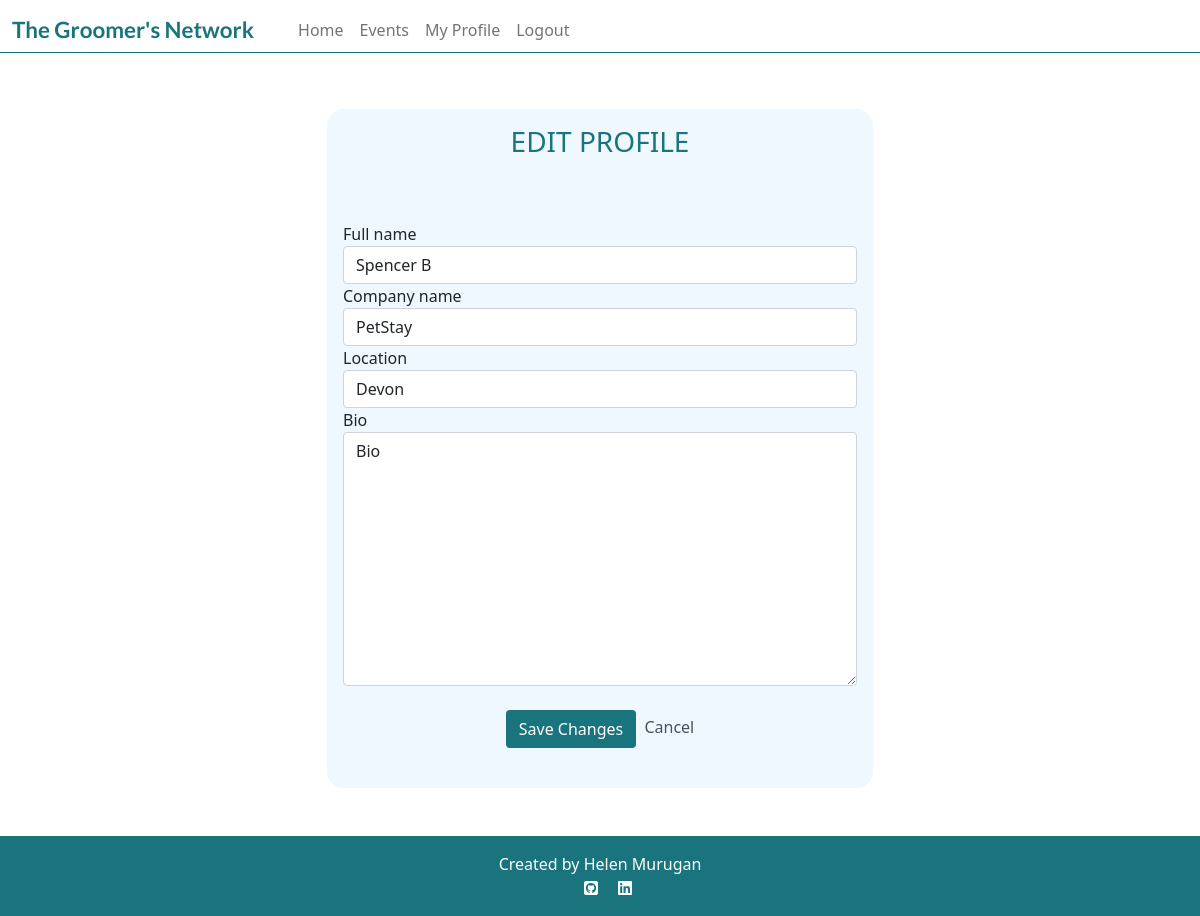
/user_profile/update/21/ (signed in), run on the app's committed database.
### user_profile/models.py (models this page shows)
class Profile(models.Model):
    user = models.OneToOneField(
        User,
        on_delete=models.CASCADE,
        related_name='profile',
        verbose_name='User',
    )
    full_name = models.CharField(
        max_length=50,
        blank=True,
        null=True,
        verbose_name='Full name',
        default='',
    )
    company_name = models.CharField(
        blank=True,
        null=True,
        max_length=30,
        default='',
    )
    location = models.CharField(
        blank=True,
        null=True,
        max_length=30,
        default='',
    )
    bio = models.TextField(
        blank=True,
        null=True,
        max_length=1000,
        default='',
    )

### user_profile/views.py (the view)
class ProfileUpdate(SuccessMessageMixin, UpdateView):
    model = Profile
    form_class = ProfileForm
    template_name = "my_profile_update.html"
    success_url = "/user_profile/<str:user>"
    success_message = "Your profile has been updated!"
    def get_queryset(self):
        queryset = super().get_queryset()
        return queryset.filter(user=self.request.user)

### user_profile/forms.py
class ProfileForm(forms.ModelForm):
    class Meta:
        model = Profile
        fields = ('full_name', 'company_name', 'location', 'bio',)

### templates/my_profile_update.html (shortened to what this page needs)
{% extends 'base.html' %}
{% load crispy_forms_tags %}
{% block content %}
<section>
    <div class="container my-5">
        <div class="row justify-content-center">
            <div class="col-md-8 col-lg-6">
                <div class="profile-card">
                    <div class="text-center">
                        <h3 class="card-body teal-text">EDIT PROFILE</h3>
                    </div>
                    <div class=card-body>
                        <form method="post" class="mt-4">
                            {{ form | crispy }}
                            <div class="text-center">
                                <button type="submit" class="btn btn-signup my-4">Save Changes</button>
                                <a href="{% url 'my_profile' user=request.user  %}" class="post-link">Cancel</a>
                            </div>
                        </form>
                    </div>
                </div>
            </div>
        </div>
    </div>
</section>
{% endblock %}

### static/css/style.css (style rules this page uses)
.teal-text { color: #19747E }
.btn-signup { background-color: #19747E; color: #fff; text-decoration: none; }
.profile-card { background-color: aliceblue; border-radius: 1rem; }
.post-link { text-decoration: none; color: #445261; margin-left: 4px; }

### data on the page
Profile: full_name "Spencer B", company_name "PetStay", location "Devon", bio "Bio"
